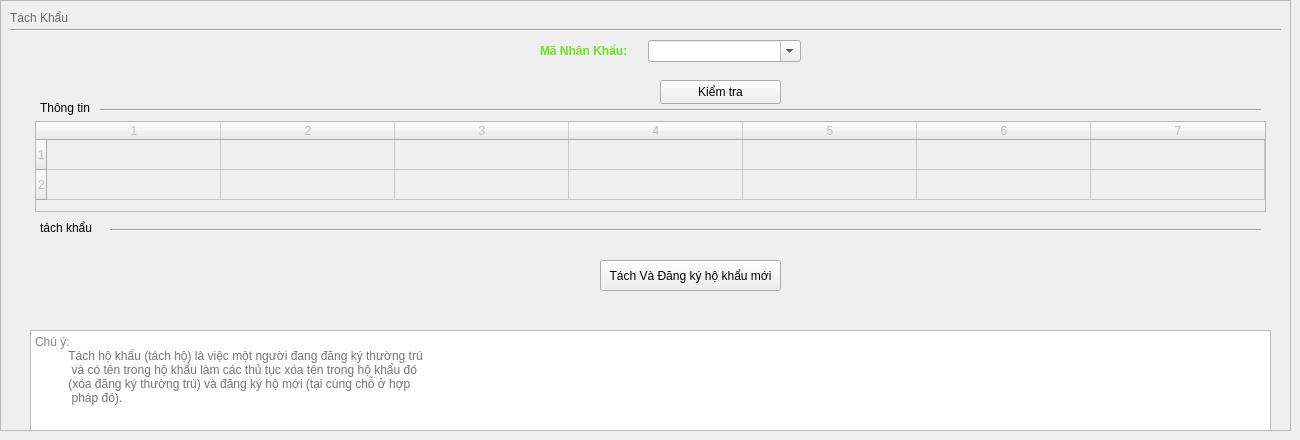
         <widget class="QWidget" name="tab_23">
          <attribute name="title">
           <string>Page</string>
          </attribute>
          <widget class="QFrame" name="frame_27">
           <property name="enabled">
            <bool>true</bool>
           </property>
           <property name="geometry">
            <rect>
             <x>0</x>
             <y>0</y>
             <width>1291</width>
             <height>431</height>
            </rect>
           </property>
           <property name="frameShape">
            <enum>QFrame::StyledPanel</enum>
           </property>
           <property name="frameShadow">
            <enum>QFrame::Raised</enum>
           </property>
           <widget class="QLabel" name="label_85">
            <property name="geometry">
             <rect>
              <x>10</x>
              <y>10</y>
              <width>101</width>
              <height>16</height>
             </rect>
            </property>
            <property name="text">
             <string>&lt;html&gt;&lt;head/&gt;&lt;body&gt;&lt;p&gt;&lt;span style=&quot; color:#686868;&quot;&gt;Tách Khẩu&lt;/span&gt;&lt;/p&gt;&lt;/body&gt;&lt;/html&gt;</string>
            </property>
           </widget>
           <widget class="Line" name="line_19">
            <property name="geometry">
             <rect>
              <x>10</x>
              <y>20</y>
              <width>1271</width>
              <height>20</height>
             </rect>
            </property>
            <property name="orientation">
             <enum>Qt::Horizontal</enum>
            </property>
           </widget>
           <widget class="QWidget" name="formLayoutWidget_31">
            <property name="geometry">
             <rect>
              <x>540</x>
              <y>40</y>
              <width>261</width>
              <height>24</height>
             </rect>
            </property>
            <layout class="QFormLayout" name="formLayout_9">
             <property name="horizontalSpacing">
              <number>20</number>
             </property>
             <item row="0" column="1">
              <widget class="QComboBox" name="comboBox_10">
               <property name="enabled">
                <bool>true</bool>
               </property>
               <property name="editable">
                <bool>true</bool>
               </property>
              </widget>
             </item>
             <item row="0" column="0">
              <widget class="QLabel" name="mKhaiSinhLabel_10">
               <property name="text">
                <string>&lt;html&gt;&lt;head/&gt;&lt;body&gt;&lt;p&gt;&lt;span style=&quot; font-weight:700; color:#69e61b;&quot;&gt;Mã Nhân Khẩu:&lt;/span&gt;&lt;/p&gt;&lt;/body&gt;&lt;/html&gt;</string>
               </property>
              </widget>
             </item>
            </layout>
           </widget>
           <widget class="QTableWidget" name="tableWidget_21">
            <property name="enabled">
             <bool>false</bool>
            </property>
            <property name="geometry">
             <rect>
              <x>35</x>
              <y>121</y>
              <width>1231</width>
              <height>91</height>
             </rect>
            </property>
            <property name="gridStyle">
             <enum>Qt::SolidLine</enum>
            </property>
            <property name="rowCount">
             <number>2</number>
            </property>
            <property name="columnCount">
             <number>7</number>
            </property>
            <attribute name="horizontalHeaderVisible">
             <bool>true</bool>
            </attribute>
            <attribute name="horizontalHeaderDefaultSectionSize">
             <number>174</number>
            </attribute>
            <row/>
            <row/>
            <column/>
            <column/>
            <column/>
            <column/>
            <column/>
            <column/>
            <column/>
           </widget>
           <widget class="QLabel" name="label_86">
            <property name="geometry">
             <rect>
              <x>40</x>
              <y>100</y>
              <width>61</width>
              <height>16</height>
             </rect>
            </property>
            <property name="text">
             <string>Thông tin</string>
            </property>
           </widget>
           <widget class="QPushButton" name="pushButton_67">
            <property name="geometry">
             <rect>
              <x>660</x>
              <y>80</y>
              <width>121</width>
              <height>24</height>
             </rect>
            </property>
            <property name="text">
             <string>Kiểm tra</string>
            </property>
           </widget>
           <widget class="QLabel" name="label_87">
            <property name="geometry">
             <rect>
              <x>40</x>
              <y>220</y>
              <width>61</width>
              <height>16</height>
             </rect>
            </property>
            <property name="text">
             <string>tách khẩu</string>
            </property>
           </widget>
           <widget class="Line" name="line_20">
            <property name="enabled">
             <bool>true</bool>
            </property>
            <property name="geometry">
             <rect>
              <x>110</x>
              <y>220</y>
              <width>1151</width>
              <height>20</height>
             </rect>
            </property>
            <property name="orientation">
             <enum>Qt::Horizontal</enum>
            </property>
           </widget>
           <widget class="Line" name="line_21">
            <property name="enabled">
             <bool>true</bool>
            </property>
            <property name="geometry">
             <rect>
              <x>100</x>
              <y>100</y>
              <width>1161</width>
              <height>20</height>
             </rect>
            </property>
            <property name="orientation">
             <enum>Qt::Horizontal</enum>
            </property>
           </widget>
           <widget class="QPushButton" name="pushButton_68">
            <property name="geometry">
             <rect>
              <x>600</x>
              <y>260</y>
              <width>181</width>
              <height>31</height>
             </rect>
            </property>
            <property name="text">
             <string>Tách Và Đăng ký hộ khẩu mới</string>
            </property>
           </widget>
           <widget class="QTextEdit" name="textEdit_3">
            <property name="geometry">
             <rect>
              <x>30</x>
              <y>330</y>
              <width>1241</width>
              <height>101</height>
             </rect>
            </property>
            <property name="html">
             <string>&lt;!DOCTYPE HTML PUBLIC &quot;-//W3C//DTD HTML 4.0//EN&quot; &quot;http://www.w3.org/TR/REC-html40/strict.dtd&quot;&gt;
&lt;html&gt;&lt;head&gt;&lt;meta name=&quot;qrichtext&quot; content=&quot;1&quot; /&gt;&lt;meta charset=&quot;utf-8&quot; /&gt;&lt;style type=&quot;text/css&quot;&gt;
p, li { white-space: pre-wrap; }
hr { height: 1px; border-width: 0; }
li.unchecked::marker { content: &quot;\2610&quot;; }
li.checked::marker { content: &quot;\2612&quot;; }
&lt;/style&gt;&lt;/head&gt;&lt;body style=&quot; font-family:'Segoe UI'; font-size:9pt; font-weight:400; font-style:normal;&quot;&gt;
&lt;p style=&quot; margin-top:0px; margin-bottom:0px; margin-left:0px; margin-right:0px; -qt-block-indent:0; text-indent:0px;&quot;&gt;&lt;span style=&quot; color:#818181;&quot;&gt;Chú ý:&lt;/span&gt;&lt;/p&gt;
&lt;p style=&quot; margin-top:0px; margin-bottom:0px; margin-left:0px; margin-right:0px; -qt-block-indent:0; text-indent:0px;&quot;&gt;&lt;span style=&quot; color:#818181;&quot;&gt;         &lt;/span&gt;&lt;span style=&quot; color:#737373;&quot;&gt; &lt;/span&gt;&lt;span style=&quot; font-family:'arial'; color:#737373; background-color:#ffffff;&quot;&gt;Tách hộ khẩu (tách hộ) là việc một người đang đăng ký thường trú&lt;/span&gt;&lt;/p&gt;
&lt;p style=&quot; margin-top:0px; margin-bottom:0px; margin-left:0px; margin-right:0px; -qt-block-indent:0; text-indent:0px;&quot;&gt;&lt;span style=&quot; font-family:'arial'; color:#737373; background-color:#ffffff;&quot;&gt;           và có tên trong hộ khẩu làm các thủ tục xóa tên trong hộ khẩu đó&lt;/span&gt;&lt;/p&gt;
&lt;p style=&quot; margin-top:0px; margin-bottom:0px; margin-left:0px; margin-right:0px; -qt-block-indent:0; text-indent:0px;&quot;&gt;&lt;span style=&quot; font-family:'arial'; color:#737373; background-color:#ffffff;&quot;&gt;          (xóa đăng ký thường trú) và đăng ký hộ mới (tại cùng chỗ ở hợp     &lt;/span&gt;&lt;/p&gt;
&lt;p style=&quot; margin-top:0px; margin-bottom:0px; margin-left:0px; margin-right:0px; -qt-block-indent:0; text-indent:0px;&quot;&gt;&lt;span style=&quot; font-family:'arial'; color:#737373; background-color:#ffffff;&quot;&gt;           pháp đó).&lt;/span&gt;&lt;/p&gt;&lt;/body&gt;&lt;/html&gt;</string>
            </property>
           </widget>
          </widget>
         </widget>
